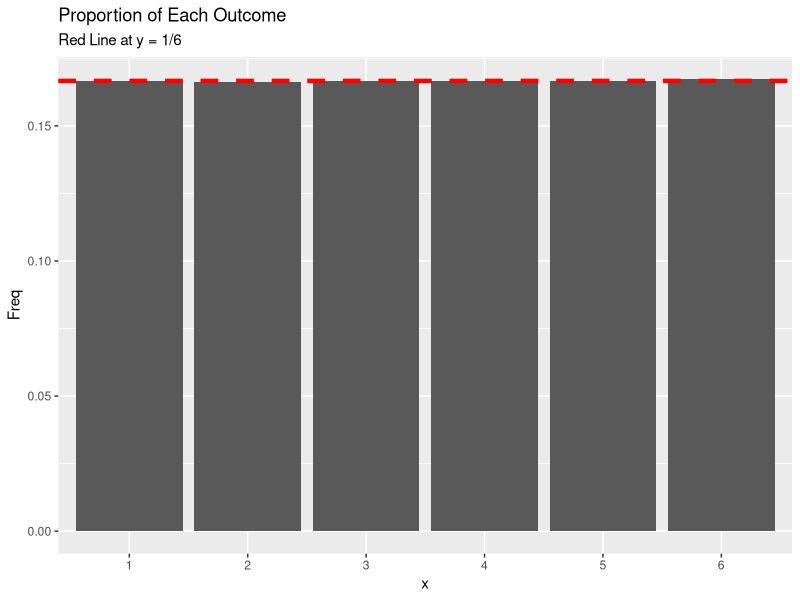
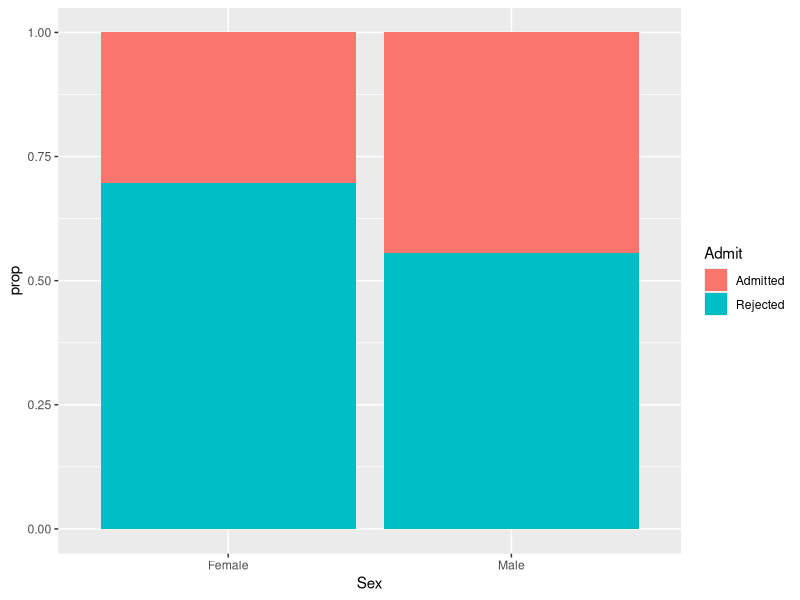
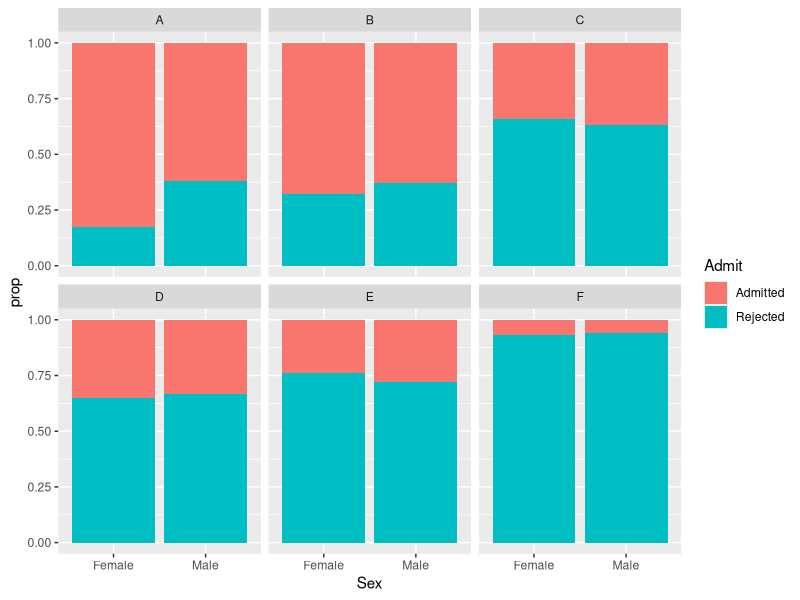
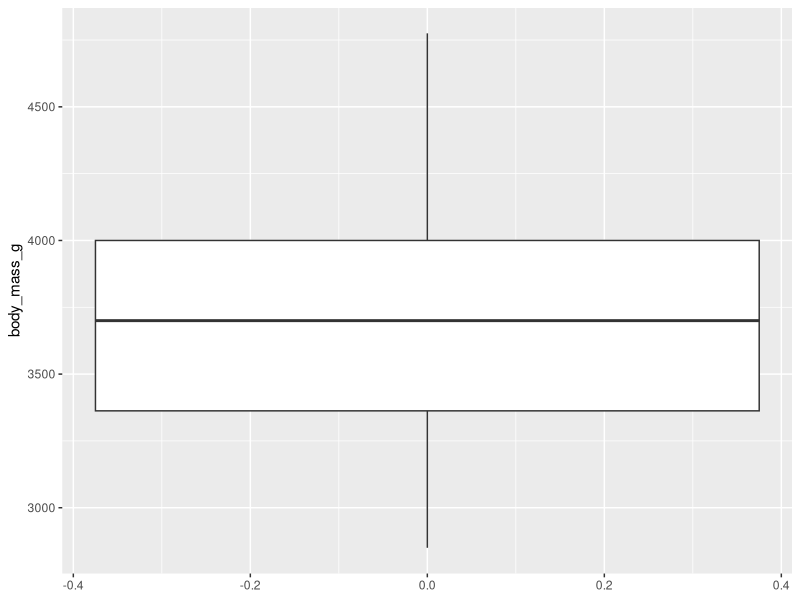
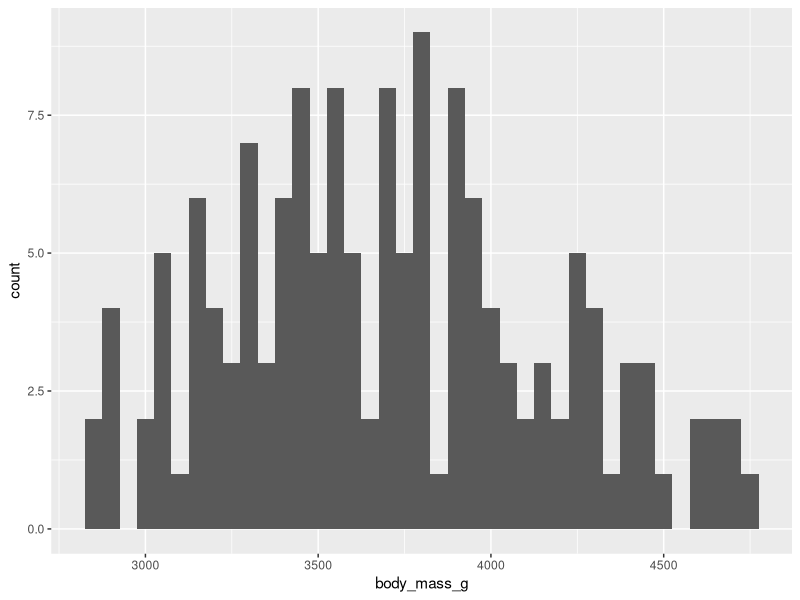
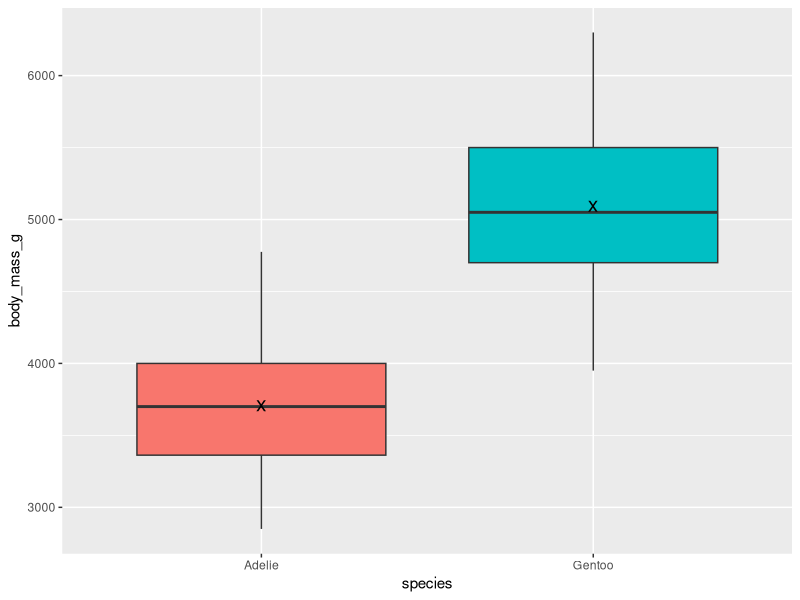
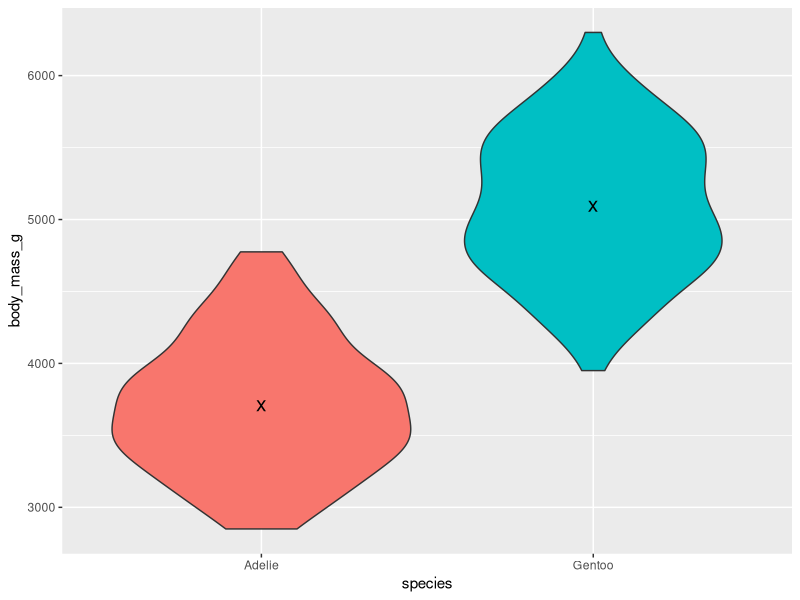
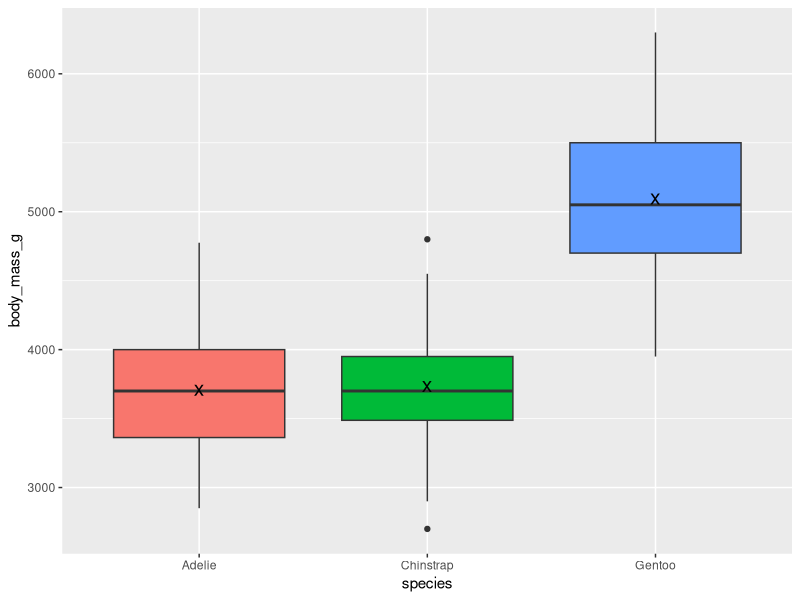

These figures' R source, in order:
## ---- chunk 1
knitr::opts_chunk$set(echo = TRUE)

library(palmerpenguins)
library(tidyverse)
library(broom)

pgns <- penguins %>% 
  drop_na() %>%
  mutate(
    species = factor(species),
    island = factor(island),
    sex = factor(sex),
    year = factor(year)
  )
## ---- chunk 2
sample(
  x = 1:6, # defines a set of possible outcomes from a random experiment
  size = 5, # number of times I would like to sample
  replace = TRUE # TRUE indicates that I could get the same sample in the sampling procedure
)
## ---- chunk 3
x <- sample(x = 1:6, size = 1e6, replace = TRUE)
x <- factor(x, 1:6)

prop.table(table(x)) %>%
  as.data.frame() %>%
  ggplot() +
  geom_col(aes(x = x, y = Freq)) +
  geom_hline(yintercept = 1/6, color = "red", linewidth = 1.5, linetype = "dashed") +
  ggtitle("Proportion of Each Outcome", "Red Line at y = 1/6")
## ---- chunk 4
x_table <- table(x)
chisq.test(x = x_table, p = rep(1/6, 6))
## ---- chunk 5
ucbdf <- read.csv("data/UCBAdmission2.csv")
ucbdf <- ucbdf %>%
  mutate(Admit = factor(Admit), Sex = factor(Sex))
head(ucbdf)
## ---- chunk 6
chisq.test(x = ucbdf$Admit, y = ucbdf$Sex)
## ---- chunk 7
ucbdf %>%
  group_by(Sex, Admit) %>%
  count() %>%
  group_by(Sex) %>%
  mutate(prop = n / sum(n)) %>%
  ggplot() +
  geom_col(aes(x = Sex, y = prop, fill = Admit))
## ---- chunk 8
ucbdf %>%
  group_by(Dept, Sex, Admit) %>%
  count() %>%
  group_by(Dept, Sex) %>%
  mutate(prop = n / sum(n)) %>%
  ggplot() +
  facet_wrap(~Dept) +
  geom_col(aes(x = Sex, y = prop, fill = Admit))
## ---- chunk 9
pgns_adelie <- pgns %>%
  filter(species == "Adelie")

ggplot(pgns_adelie) +
  geom_boxplot(aes(y = body_mass_g))

ggplot(pgns_adelie) +
  geom_histogram(aes(x = body_mass_g), binwidth = 50)

t.test(pgns_adelie$body_mass_g)
## ---- chunk 10
pgns %>%
  filter(species %in% c("Adelie", "Gentoo")) %>%
  ggplot(aes(x = species, y = body_mass_g, fill = species)) +
  geom_boxplot(show.legend = FALSE) +
  stat_summary(geom = "point", fun = mean, show.legend = FALSE, pch = "x", size = 5)

pgns %>%
  filter(species %in% c("Adelie", "Gentoo")) %>%
  ggplot(aes(x = species, y = body_mass_g, fill = species)) +
  geom_violin(show.legend = FALSE) +
  stat_summary(geom = "point", fun = mean, show.legend = FALSE, pch = "x", size = 5)
## ---- chunk 11
t.test(body_mass_g ~ species, data = pgns %>% filter(species %in% c("Adelie", "Gentoo")))
## ---- chunk 12
pgns %>%
  ggplot(aes(x = species, y = body_mass_g, fill = species)) +
  geom_boxplot(show.legend = FALSE) +
  stat_summary(geom = "point", fun = mean, show.legend = FALSE, pch = "x", size = 5)
## ---- chunk 13
my_aov <- aov(body_mass_g ~ species, data = pgns)
print(my_aov)
## ---- chunk 14
# a two-sided formula
lhs ~ rhs
## ---- chunk 15
ggplot(pgns) +
  facet_wrap(~species) + # one-sided formula to stratify by species
  geom_point(aes(x = flipper_length_mm, y = body_mass_g))
## ---- chunk 16
y ~ x1 + x2 + x3
## ---- chunk 17
y ~ -1 + x1 + x2
## ---- chunk 18
y ~ x1*x2
## ---- chunk 19
y ~ x1:x2
## ---- chunk 20
y ~ (x1 + x2 + x3)^2
## ---- chunk 21
y ~ x1 + I(x2^2)
## ---- chunk 22
y ~ x1 + poly(x2, degree = 2)
## ---- chunk 23
ggplot(pgns) + 
  geom_point(aes(x = flipper_length_mm, y = body_mass_g)) +
  ggtitle("Body Mass (g) vs Flipper Length (mm)")
## ---- chunk 24
mymodel <- lm(body_mass_g ~ flipper_length_mm, data = pgns)
summary(mymodel)
## ---- chunk 25
plot(mymodel)
## ---- chunk 26
mymodel2 <- lm(body_mass_g ~ species + island + sex + bill_length_mm + bill_depth_mm + flipper_length_mm, data = pgns)
summary(mymodel2)
## ---- chunk 27
plot(mymodel2)
## ---- chunk 28
ggplot(pgns) +
  geom_boxplot(aes(x = island, y = body_mass_g, fill = species))
## ---- chunk 29
ggplot(pgns) + 
  geom_boxplot(aes(x = species, y = body_mass_g, fill = sex))
## ---- chunk 30
mymodel3 <- lm(body_mass_g ~ species * sex + island + bill_length_mm + bill_depth_mm + flipper_length_mm, data = pgns)
summary(mymodel3)
plot(mymodel3)
## ---- chunk 31
summary(mymodel2)$coefficients
## ---- chunk 32
head(residuals(mymodel2))
# or
head(mymodel2$residuals)
## ---- chunk 33
head(mymodel2$fitted.values)
## ---- chunk 34
tidy(mymodel2)
augment(mymodel2)
## ---- chunk 35
glance(mymodel2)
## ---- chunk 36
mymodel2 %>%
  augment() %>%
  mutate(rn = row_number()) %>%
  ggplot(aes(x = .hat, y = .std.resid, color = sex)) +
  geom_point() +
  geom_text(aes(label = rn), vjust = 1.5) +
  ggtitle("Recreate Residuals vs Leverage")
